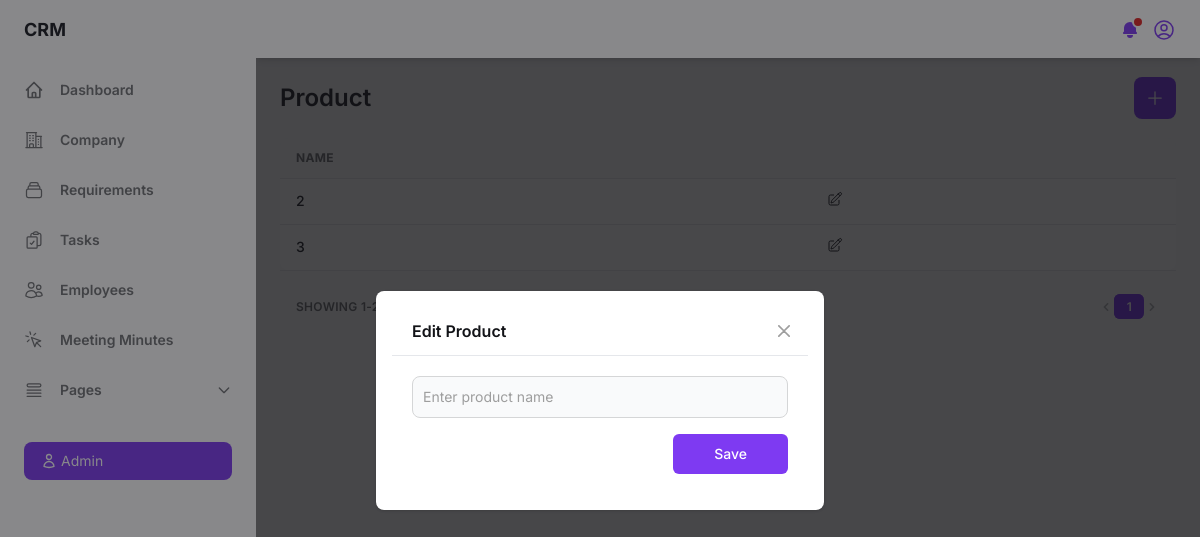
The app's page /product/ (signed in), older data.
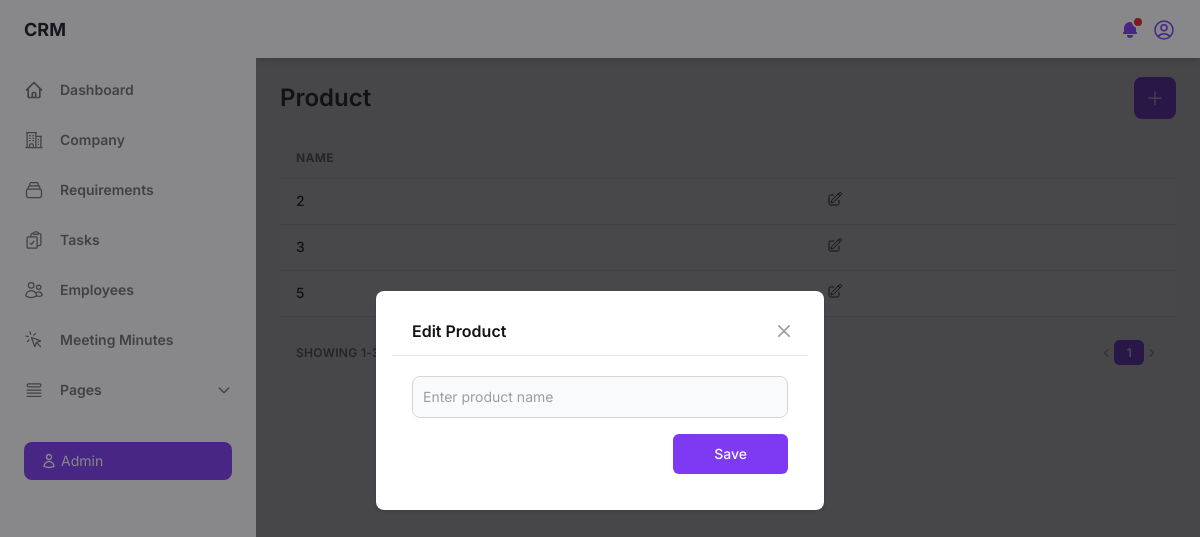
The same page, newer data.
### crm_app/models.py (models this page shows, shortened)
class Product(models.Model):
    product_name = models.CharField(max_length=100, unique=True)

### crm_app/views.py (the view)
# urls.py: path('product/', views.product, name='product'),
def product(request):
    if 'staff_id' not in request.session:
        return redirect('login')
    staff_id = request.session.get('staff_id')
    user = Staff.objects.get(id=staff_id)
    products = Product.objects.order_by('product_name')
    product_count = Product.objects.count()
    paginator = Paginator(products, 10)
    page = request.GET.get('page')
    try:
        product_page = paginator.page(page)
    except PageNotAnInteger:
        product_page = paginator.page(1)
    except EmptyPage:
        product_page = paginator.page(paginator.num_pages)
    context = {'products': products, 'product_count': product_count, 'products': product_page, 'paginator': paginator, 'page_obj': product_page, 'user': user}
    return render(request, 'product.html', context)

### templates/product.html (shortened to what the changed rows need)
{% load static %}
<!DOCTYPE html>
<html :class="{ 'theme-dark': dark }" x-data="data()" lang="en">
<head>
    <link rel="stylesheet" href="{% static 'css/tailwind.output.css' %}" />
    <link rel="stylesheet" href="{% static 'css/style.css' %}" />
</head>
<body>
    <div class="flex h-screen bg-gray-50 dark:bg-gray-900" :class="{ 'overflow-hidden': isSideMenuOpen }">
        <div class="flex flex-col flex-1 w-full">
            <main class="h-full overflow-y-auto">
                <div class="container px-6 mx-auto grid">
                    <div class="grid gap-4 md:grid-cols-2">
                        <h2 class="my-6 text-2xl font-semibold text-gray-700 dark:text-gray-200">Product</h2>
                    </div>
                    <div class="w-full overflow-hidden rounded-lg shadow-xs">
                        <div class="w-full overflow-x-auto">
                            <table class="w-full whitespace-no-wrap">
                                <thead>
                                    <tr class="text-xs font-semibold tracking-wide text-left text-gray-500 uppercase border-b dark:border-gray-700 bg-gray-50 dark:text-gray-400 dark:bg-gray-800">
                                        <th class="px-4 py-3">Name</th>
                                        <th class="px-4 py-3"></th>
                                    </tr>
                                </thead>
                                <tbody class="bg-white divide-y dark:divide-gray-700 dark:bg-gray-800">
                                    {% for product in products %}
                                    <tr class="text-gray-700 dark:text-gray-400">
                                        <td class="px-4 py-3">
                                            <p class="font-medium text-sm">{{ product.product_name }}</p>
                                        </td>
                                        <td class="px-4 py-3 text-sm">
                                            <button type="button" id="edit-product-button-{{ product.id }}" x-on:click="openEditModal({{ product.id }}, '{{ product.product_name }}')" data-modal-target="product-edit-crud-modal" data-modal-toggle="product-edit-crud-modal">
                                            </button>
                                        </td>
                                    </tr>
                                    {% empty %}
                                    <tr>
                                        <td colspan="5" class="font-medium text-sm text-center">No products found.</td>
                                    </tr>
                                    {% endfor %}
                                </tbody>
                            </table>
                        </div>
                    </div>
                    <div class="grid px-4 py-3 text-xs font-semibold tracking-wide text-gray-500 uppercase border-t dark:border-gray-700 bg-gray-50 sm:grid-cols-9 dark:text-gray-400 dark:bg-gray-800">
                        <span class="flex col-span-4 mt-2 sm:mt-auto sm:justify-end">
                            <nav aria-label="Table navigation">
                                <ul class="inline-flex items-center">
                                    {% for num in paginator.page_range %}
                                        {% if num == page_obj.number %}
                                        <li>
                                            <span class="px-3 py-1 text-white transition-colors duration-150 bg-purple-600 border border-r-0 border-purple-600 rounded-md focus:outline-none">{{ num }}</span>
                                        </li>
                                        {% else %}
                                        <li>
                                            <a href="?page={{ num }}" class="px-3 py-1 rounded-md focus:outline-none">{{ num }}</a>
                                        </li>
                                        {% endif %}
                                    {% endfor %}
                                </ul>
                            </nav>
                        </span>
                    </div>
                </div>
            </main>
        </div>
    </div>
</body>
</html>

Row changes from the older to the newer data that the page shows:
added Product: product_name "5"
